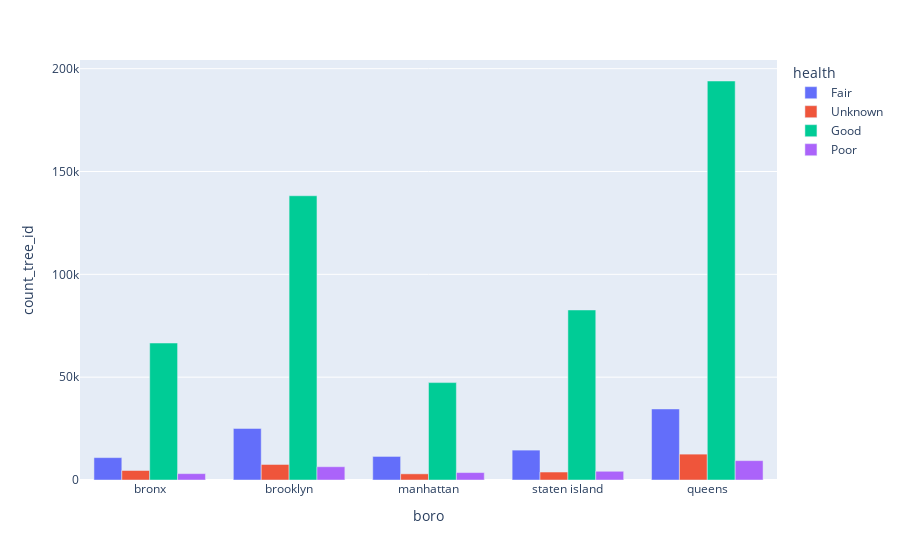

Notebook source saved alongside this figure:
### Code cell
fig = px.bar(df, x = "boro", y = "count_tree_id", color = "health")
fig.update_layout(barmode='group', xaxis_tickangle=0)
fig

### Figure 1 — Plotly figure (JSON) as saved in the notebook; plotly's stock layout.template omitted (floating-point values rounded to 4 significant figures)
{"data": [{"alignmentgroup": "True", "hovertemplate": "health=Fair<br>boro=%{x}<br>count_tree_id=%{y}<extra></extra>", "legendgroup": "Fair", "marker": {"color": "#636efa", "pattern": {"shape": ""}}, "name": "Fair", "offsetgroup": "Fair", "orientation": "v", "showlegend": true, "textposition": "auto", "type": "bar", "x": ["bronx", "brooklyn", "manhattan", "staten island", "queens"], "xaxis": "x", "y": [10887, 25073, 11460, 14535, 34549], "yaxis": "y"}, {"alignmentgroup": "True", "hovertemplate": "health=Unknown<br>boro=%{x}<br>count_tree_id=%{y}<extra></extra>", "legendgroup": "Unknown", "marker": {"color": "#EF553B", "pattern": {"shape": ""}}, "name": "Unknown", "offsetgroup": "Unknown", "orientation": "v", "showlegend": true, "textposition": "auto", "type": "bar", "x": ["bronx", "brooklyn", "manhattan", "staten island", "queens"], "xaxis": "x", "y": [4618, 7549, 2996, 3876, 12577], "yaxis": "y"}, {"alignmentgroup": "True", "hovertemplate": "health=Good<br>boro=%{x}<br>count_tree_id=%{y}<extra></extra>", "legendgroup": "Good", "marker": {"color": "#00cc96", "pattern": {"shape": ""}}, "name": "Good", "offsetgroup": "Good", "orientation": "v", "showlegend": true, "textposition": "auto", "type": "bar", "x": ["bronx", "brooklyn", "manhattan", "staten island", "queens"], "xaxis": "x", "y": [66603, 138212, 47358, 82669, 194008], "yaxis": "y"}, {"alignmentgroup": "True", "hovertemplate": "health=Poor<br>boro=%{x}<br>count_tree_id=%{y}<extra></extra>", "legendgroup": "Poor", "marker": {"color": "#ab63fa", "pattern": {"shape": ""}}, "name": "Poor", "offsetgroup": "Poor", "orientation": "v", "showlegend": true, "textposition": "auto", "type": "bar", "x": ["bronx", "brooklyn", "manhattan", "staten island", "queens"], "xaxis": "x", "y": [3095, 6459, 3609, 4238, 9417], "yaxis": "y"}], "layout": {"barmode": "group", "legend": {"title": {"text": "health"}, "tracegroupgap": 0}, "margin": {"t": 60}, "xaxis": {"anchor": "y", "domain": [0, 1], "tickangle": 0, "title": {"text": "boro"}}, "yaxis": {"anchor": "x", "domain": [0, 1], "title": {"text": "count_tree_id"}}}}
